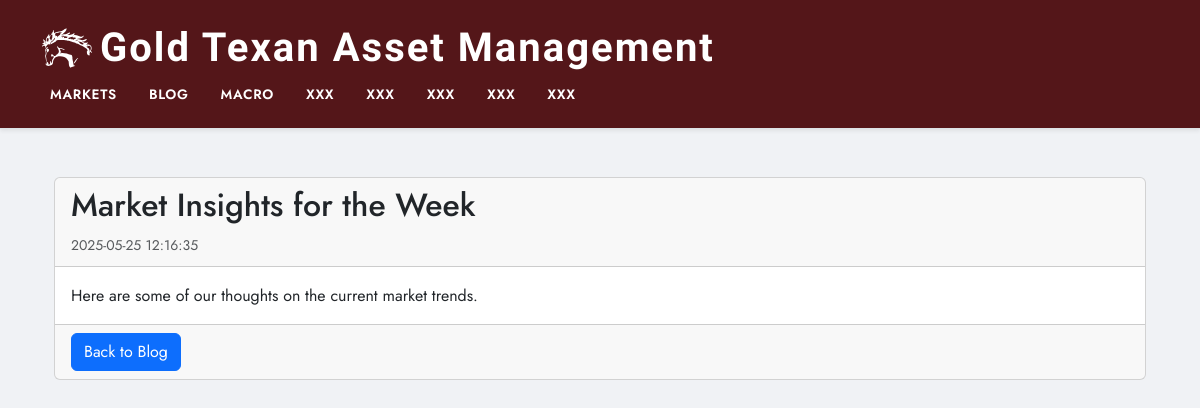
Page /blog/2 on the committed database.
### tables this page shows
CREATE TABLE posts (
        id INTEGER PRIMARY KEY AUTOINCREMENT,
        title TEXT NOT NULL,
        content TEXT NOT NULL,
        timestamp DATETIME DEFAULT CURRENT_TIMESTAMP
    );

### routes/blog_routes.py (the view)
@blog_bp.route('/<int:post_id>')
def show_post(post_id):
    conn = sqlite3.connect(DB_FILE)
    conn.row_factory = sqlite3.Row
    c = conn.cursor()
    c.execute("SELECT * FROM posts WHERE id = ?", (post_id,))
    post = c.fetchone()
    conn.close()
    return render_template('post.html', post=post)

### templates/post.html
{% extends "layout.html" %}
{% block content %}
<div class="container mt-5">
  <div class="card">
    <div class="card-header">
      <h2>{{ post.title }}</h2>
      <small class="text-muted">{{ post.timestamp }}</small>
    </div>
    <div class="card-body">
      <p class="card-text">{{ post.content | safe }}</p>
    </div>
     <div class="card-footer">
        <a href="{{ url_for('blog.list_posts') }}" class="btn btn-primary">Back to Blog</a>
    </div>
  </div>
</div>
{% endblock %}

### static/style.css (style rules this page uses)
html { background-color: #f0f2f5; }
body { font-family: 'Jost', sans-serif; background-color: #f0f2f5; color: #1a1a1a; line-height: 1.6; margin: 0; padding: 0; }

### rows in the picture
posts: title "Market Insights for the Week", timestamp "2025-05-25 12:16:35", content "Here are some of our thoughts on the current market trends."
